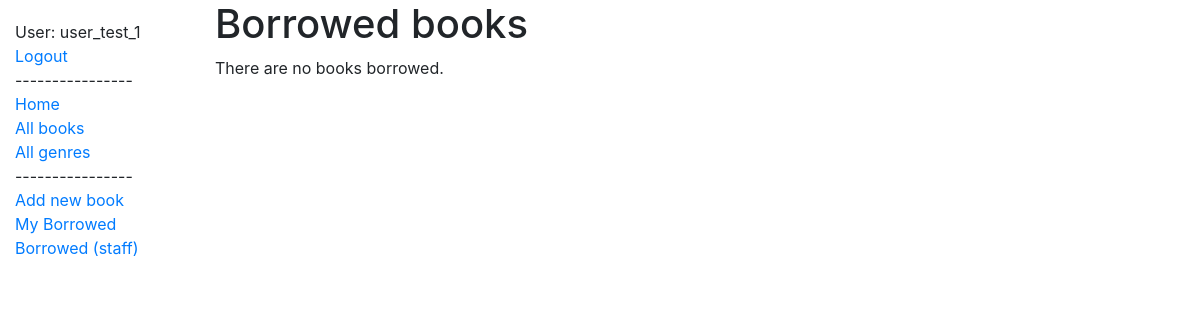
Page /catalog/mybooks/ (signed in) on the earlier database version.
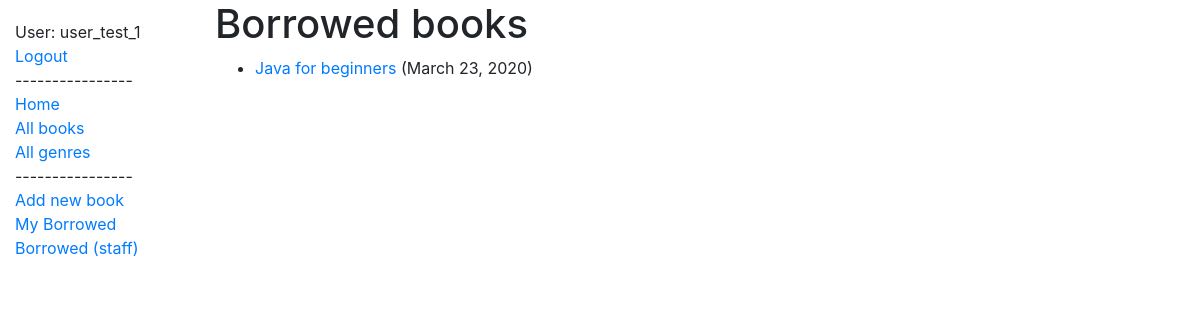
Same page on the later database version.
### catalog/models.py (models this page shows, shortened)
class BookInstance(models.Model):
    id = models.UUIDField(primary_key=True, default=uuid.uuid4, help_text='Unique ID for this particular book across whole library')
    book = models.ForeignKey('Book', on_delete=models.SET_NULL, null=True)
    imprint = models.CharField(max_length=200)
    due_back = models.DateField(null=True, blank=True)
    borrower = models.ForeignKey(User, on_delete=models.SET_NULL, null=True, blank=True)
    LOAN_STATUS = (
        ('m', 'Maintenance'),
        ('o', 'On loan'),
        ('a', 'Available'),
        ('r', 'Reserved'),
    )
    status = models.CharField(
        max_length=1,
        choices=LOAN_STATUS,
        blank=True,
        default='m',
        help_text='Book availability',
    )
    class Meta:
        ordering = ['due_back']
        permissions = (("can_mark_returned", "Set book as returned"),)
    @property
    def is_overdue(self):
        if self.due_back and date.today() > self.due_back:
            return True
        return False

class Book(models.Model):
    title = models.CharField(max_length=200)
    author = models.ForeignKey('Author', on_delete=models.SET_NULL, null=True)
    summary = models.TextField(max_length=1000, help_text='Enter a brief description of the book')
    genre = models.ManyToManyField(Genre, help_text='Select a genre for this book')
    def display_genre(self):
        """Create a string for the Genre. This is required to display genre in Admin."""
        return ', '.join(genre.name for genre in self.genre.all()[:3])
    display_genre.short_description = 'Genre'

### catalog/views.py (the view)
# urls.py: path('mybooks/', views.LoanedBooksByUserListView.as_view(), name='my-borrowed'),
class LoanedBooksByUserListView(LoginRequiredMixin, generic.ListView):
    model = BookInstance
    template_name = 'bookinstance_list_borrowed_user.html'
    paginate_by = 10
    def get_queryset(self):
        return BookInstance.objects.filter(borrower=self.request.user).filter(status__exact='o').order_by('due_back')

### templates/bookinstance_list_borrowed_user.html
{% extends "base_generic.html" %}
{% block content %}
    <h1>Borrowed books</h1>
    {% if bookinstance_list %}
    <ul>
      {% for bookinst in bookinstance_list %}
      <li class="{% if bookinst.is_overdue %}text-danger{% endif %}">
        <a href="{% url 'book-detail' bookinst.book.pk %}">{{bookinst.book.title}}</a> ({{ bookinst.due_back }})
      </li>
      {% endfor %}
    </ul>
    {% else %}
      <p>There are no books borrowed.</p>
    {% endif %}
{% endblock %}

Differences in the rows shown:
now on this page (row edited): BookInstance: book "Java for beginners", due_back "March 23, 2020"
Other differences:
text no longer shown: "There are no books borrowed."
